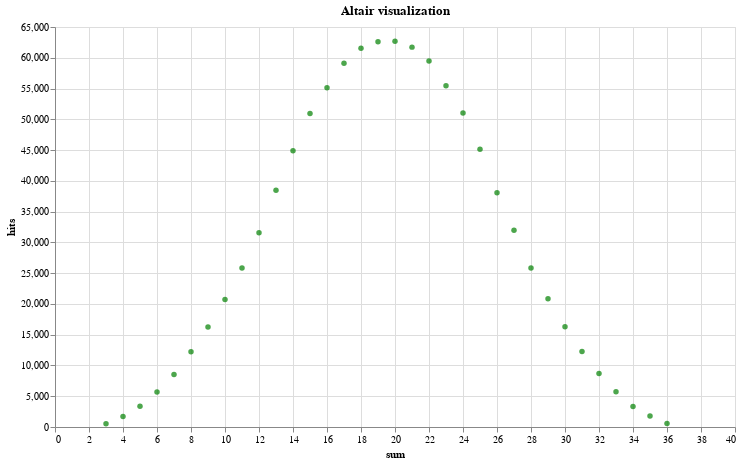

Notebook source saved alongside this figure:
### Markdown cell above
Earlier in the day, [Ian Ozsvald](https://ianozsvald.com) gave a talk on [data science process for software engineers](https://ianozsvald.com/2019/06/15/a-starter-data-science-process-for-software-engineers-talk-at-pylondinium-2019/).  He mentioned the Altair visualisation library which I recently started looking at so I had it setup in a virtualenv.  I played around with it and after reading [here](https://altair-viz.github.io/user_guide/customization.html?highlight=color) on Altair mark and color handling, I got it to visualise the same data, this time with interactive tooltips:

### Code cell
import altair as alt

alt.Chart(df).mark_circle(color='green').encode(
    x='sum',
    y='hits',
    tooltip=['sum', 'hits']
).interactive().properties(title='Altair visualization',width=680,height=400)

### Figure 1 — Vega-Lite specification as saved in the notebook (floating-point values rounded to 4 significant figures)
{"$schema": "https://vega.github.io/schema/vega-lite/v3.2.1.json", "config": {"mark": {"tooltip": null}, "view": {"height": 300, "width": 400}}, "data": {"name": "data-6939b4c10aca03b3349b063ddf73ae0d"}, "datasets": {"data-6939b4c10aca03b3349b063ddf73ae0d": [{"hits": 545, "sum": 3}, {"hits": 1717, "sum": 4}, {"hits": 3386, "sum": 5}, {"hits": 5688, "sum": 6}, {"hits": 8529, "sum": 7}, {"hits": 12211, "sum": 8}, {"hits": 16250, "sum": 9}, {"hits": 20703, "sum": 10}, {"hits": 25820, "sum": 11}, {"hits": 31574, "sum": 12}, {"hits": 38469, "sum": 13}, {"hits": 44907, "sum": 14}, {"hits": 50940, "sum": 15}, {"hits": 55125, "sum": 16}, {"hits": 59116, "sum": 17}, {"hits": 61551, "sum": 18}, {"hits": 62606, "sum": 19}, {"hits": 62694, "sum": 20}, {"hits": 61728, "sum": 21}, {"hits": 59478, "sum": 22}, {"hits": 55440, "sum": 23}, {"hits": 51040, "sum": 24}, {"hits": 45123, "sum": 25}, {"hits": 38060, "sum": 26}, {"hits": 31960, "sum": 27}, {"hits": 25828, "sum": 28}, {"hits": 20849, "sum": 29}, {"hits": 16285, "sum": 30}, {"hits": 12264, "sum": 31}, {"hits": 8707, "sum": 32}, {"hits": 5728, "sum": 33}, {"hits": 3334, "sum": 34}, {"hits": 1775, "sum": 35}, {"hits": 570, "sum": 36}]}, "encoding": {"tooltip": [{"field": "sum", "type": "quantitative"}, {"field": "hits", "type": "quantitative"}], "x": {"field": "sum", "type": "quantitative"}, "y": {"field": "hits", "type": "quantitative"}}, "height": 400, "mark": {"color": "green", "type": "circle"}, "selection": {"selector001": {"bind": "scales", "encodings": ["x", "y"], "type": "interval"}}, "title": "Altair visualization", "width": 680}
